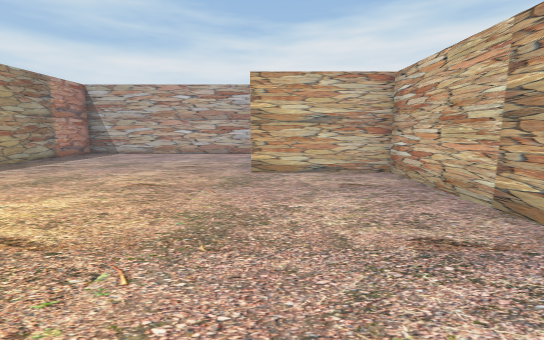
view 1 (above)

19 first-person views from a walk through a 3-D level made in the Unity game engine. The camera is 1.2 m above the floor, tilts 8° down and sees 90° across. The floor is counted in squares, 1 m on a side. Each view is taken from the middle of a square. On the plan, view 1 faces up. The plan holds only what a view shows up to about 13 squares ahead; the rest is blank. The player character is not drawn.

view 2
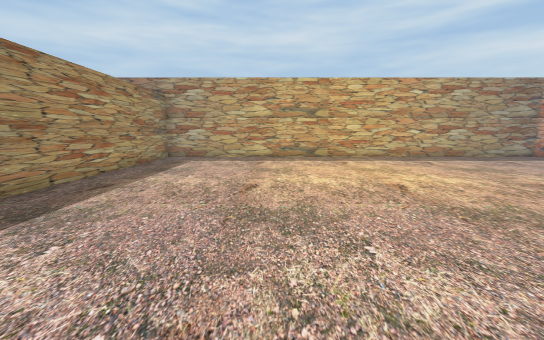

view 3
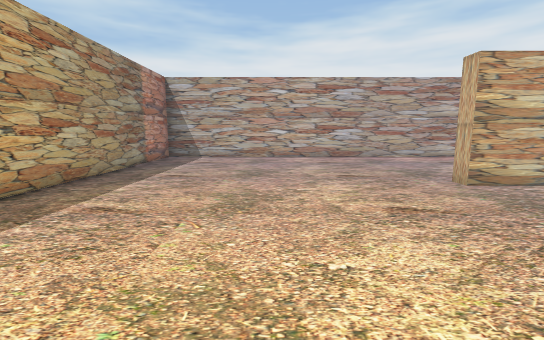

view 4
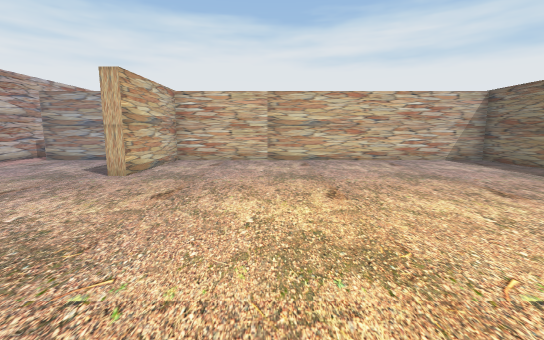

view 5
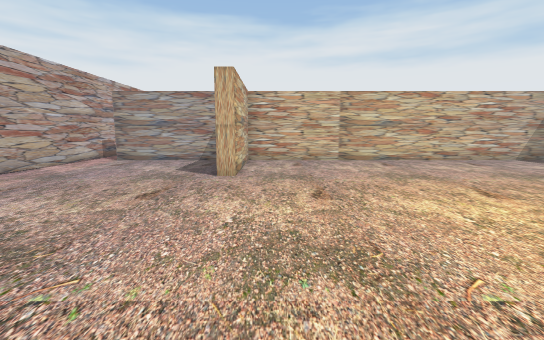

view 6
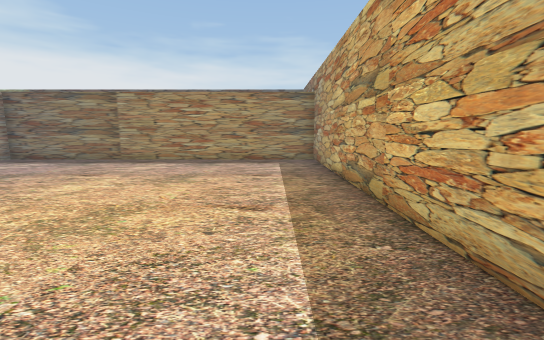

view 7
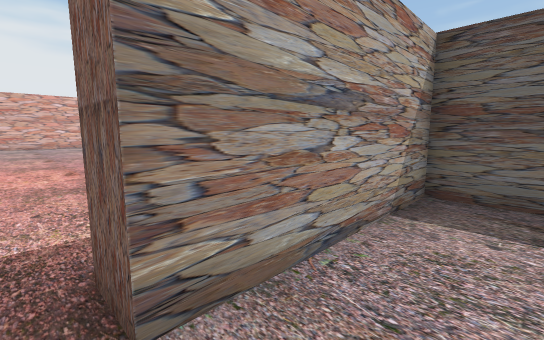

view 8
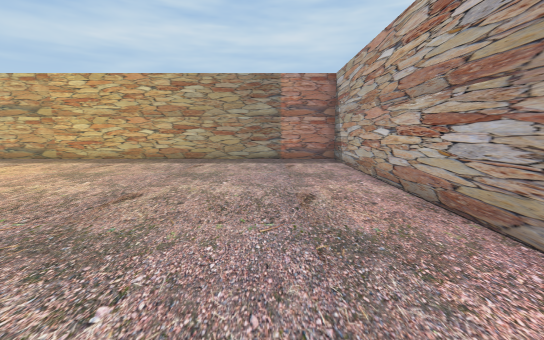

view 9
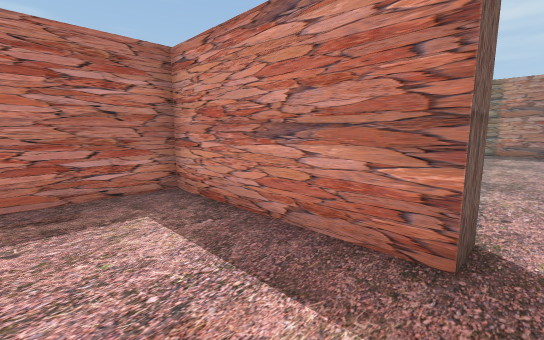

view 10
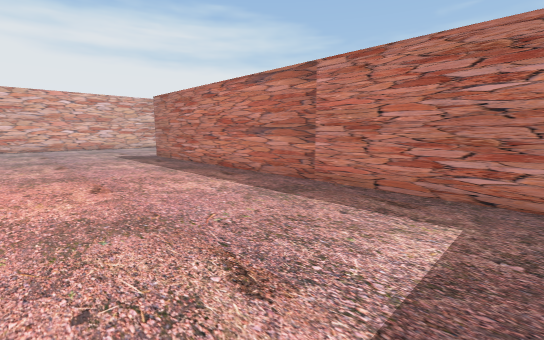

view 11
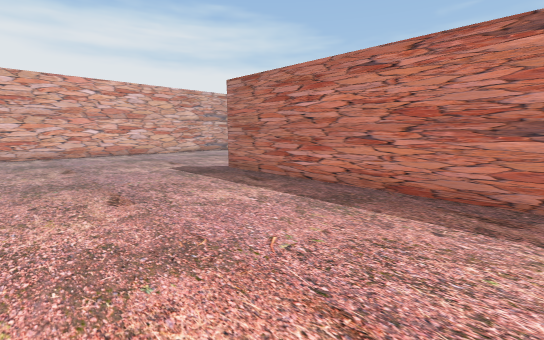

view 12
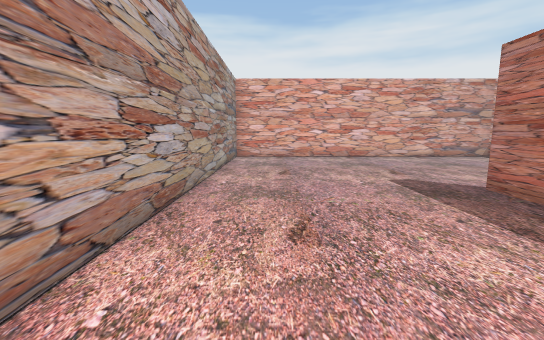

view 13
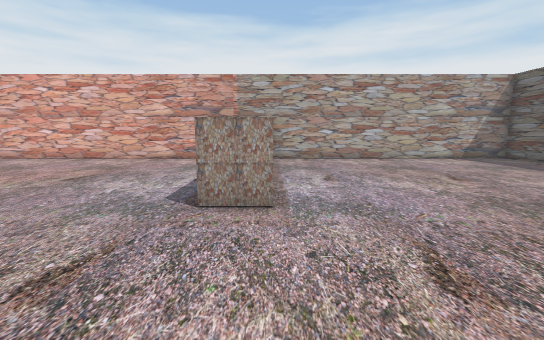

view 14
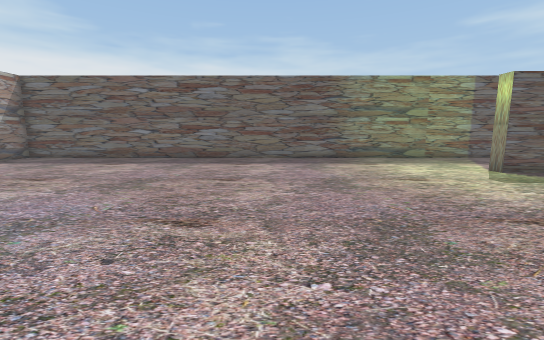

view 15
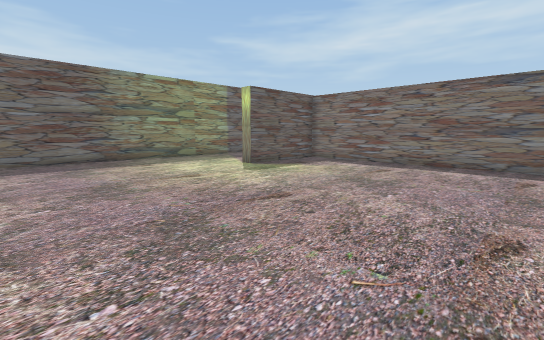

view 16
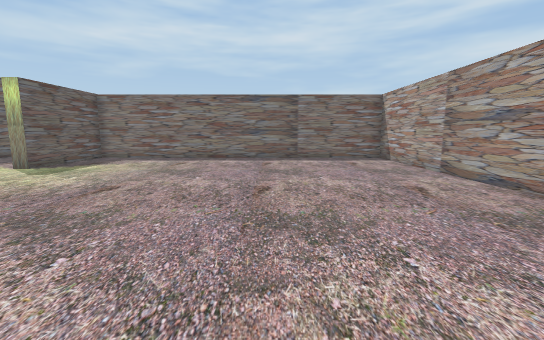

view 17
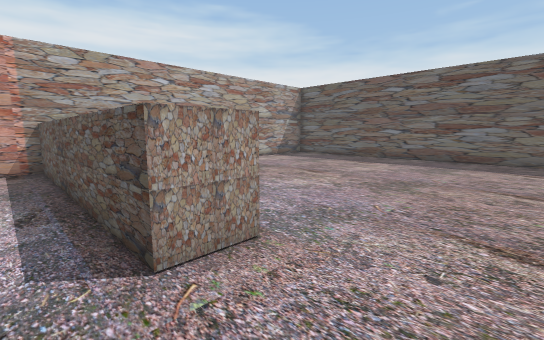

view 18
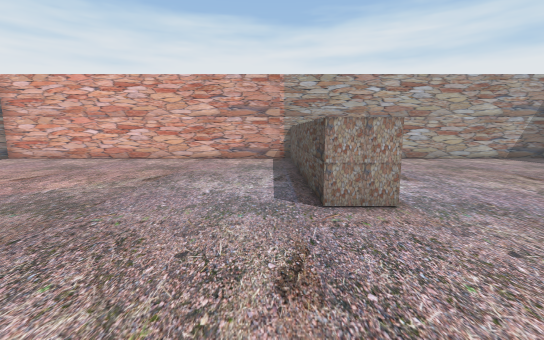

view 19
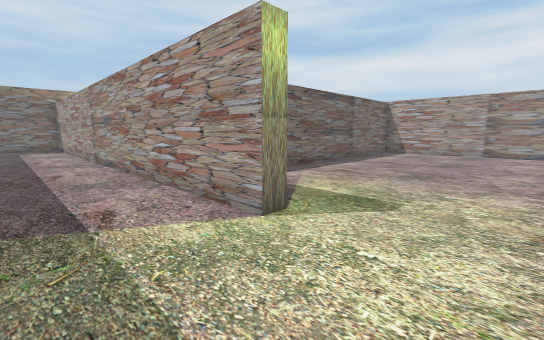

### Floor plan
Ten units are one square. View 1 is at (0, 0); x grows to the right and y downward. Boxes are objects, and circles mark ways between rooms. Rooms are numbered by the first view taken in them; rooms with no view inside come last. Other rooms are left out.
<svg viewBox="-103 -152 368 250">
<path fill="none" stroke="#000" d="M19 -85 35 -85 35 -136M36 -147 -98 -147 -98 49 35 49 35 -80 -6 -80 -6 -86M182 -9 182 -22 260 -22M121 -80 44 -80 44 49 82 49 82 54 -50 54M41 93 260 93 260 -147 145 -147M51 -147 36 -147M35 -136 44 -136 44 -85 186 -85"/>
<circle cx="40" cy="-140" r="3" fill="#2a7"/>
<text x="-30" y="-50">1</text>
<text x="140" y="-20">2</text>
</svg>
Room 1 opens to room 2.

Where each view was taken, in squares from view 1:
view 1: 0 up, 0 right, facing up
view 2: 0 up, 3 right, facing left
view 3: 2 up, 5 left, facing up
view 4: 4 up, 8 left, facing right
view 5: 7 up, 8 left, facing right
view 6: 7 up, 8 left, facing down
view 7: 14 up, 2 right, facing down-right
view 8: 12 up, 2 right, facing left
view 9: 14 up, 7 right, facing down-left
view 10: 14 up, 5 right, facing down-right
view 11: 14 up, 11 right, facing down-right
view 12: 13 up, 13 right, facing right
view 13: 1 up, 14 right, facing right
view 14: 3 up, 15 right, facing down
view 15: 3 up, 15 right, facing down-left
view 16: 3 up, 17 right, facing left
view 17: 3 up, 16 right, facing down-right
view 18: 3 up, 14 right, facing right
view 19: 8 down, 11 right, facing up-left
